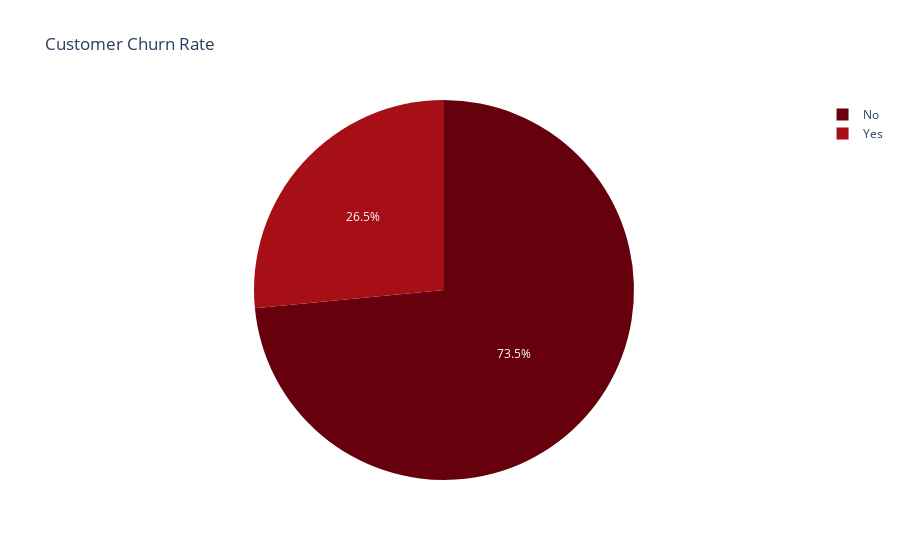

Write notebook code for a chart like this one.
### Code cell
fig=px.pie(churn_counts,names='Churn_Status',values='Count',title='Customer Churn Rate', color_discrete_sequence=px.colors.sequential.Reds_r)
fig.show()

### Figure 1 — Plotly figure (JSON) as saved in the notebook; plotly's stock layout.template omitted (floating-point values rounded to 4 significant figures)
{"data": [{"domain": {"x": [0, 1], "y": [0, 1]}, "hovertemplate": "Churn_Status=%{label}<br>Count=%{value}<extra></extra>", "labels": ["No", "Yes"], "legendgroup": "", "name": "", "showlegend": true, "type": "pie", "values": [5174, 1869]}], "layout": {"legend": {"tracegroupgap": 0}, "piecolorway": ["rgb(103,0,13)", "rgb(165,15,21)", "rgb(203,24,29)", "rgb(239,59,44)", "rgb(251,106,74)", "rgb(252,146,114)", "rgb(252,187,161)", "rgb(254,224,210)", "rgb(255,245,240)"], "title": {"text": "Customer Churn Rate"}}}
